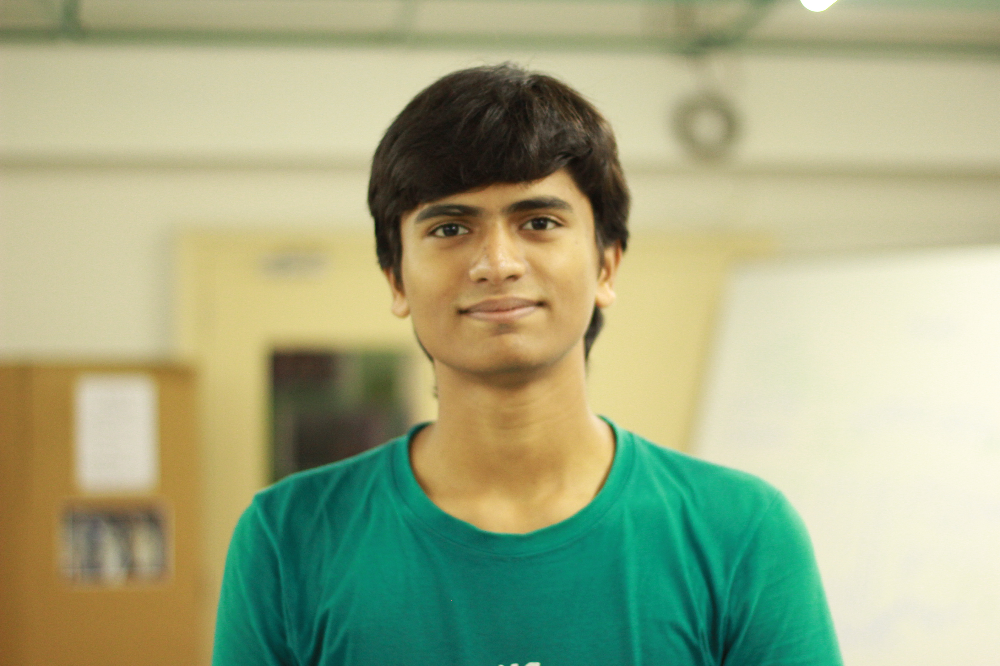
#> input picture images/image03.png, 1000 x 666 px, found by its file name
$ python harriscorner.py
#> lines starting #> are read from the running program, lines starting #| are printed output that depends on the picture; after the words box and inside, x2 and y2 are one past the last pixel; in counts of white or black regions, pixels touching at a corner belong together
import cv2
import numpy as np

filename = 'image03.png'
img = cv2.imread(filename)
#> img is the input picture: shape (666, 1000, 3); mean B, G, R 131.6, 170.2, 161.3
#gray = cv2.cvtColor(img,cv2.COLOR_BGR2GRAY)


img = cv2.cvtColor(img,cv2.COLOR_BGR2GRAY)
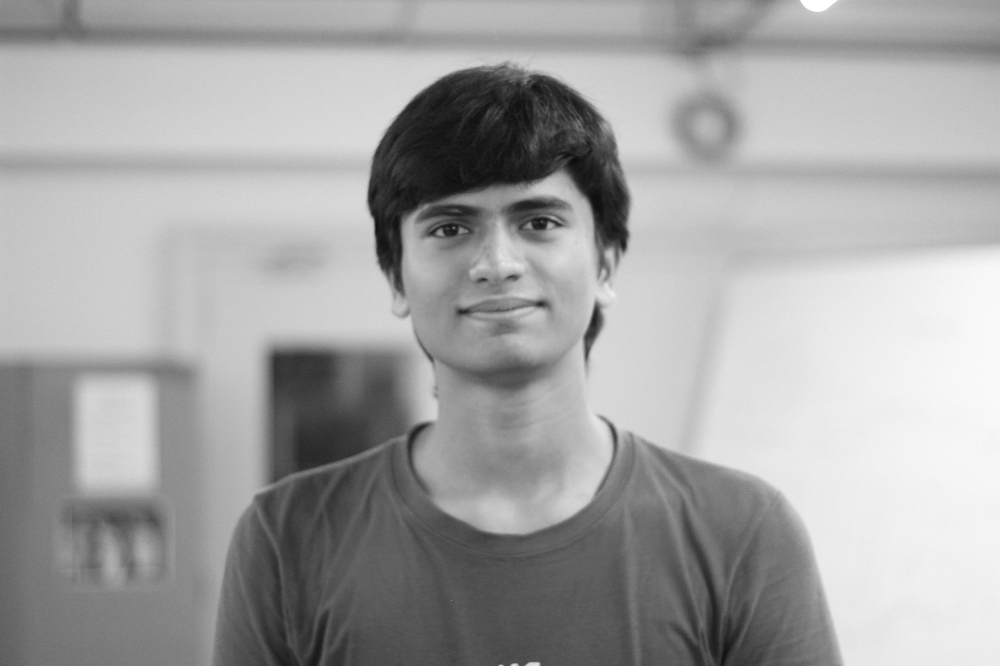
#> img: shape (666, 1000); min 12, max 255, mean 163.1
img = cv2.equalizeHist(img)
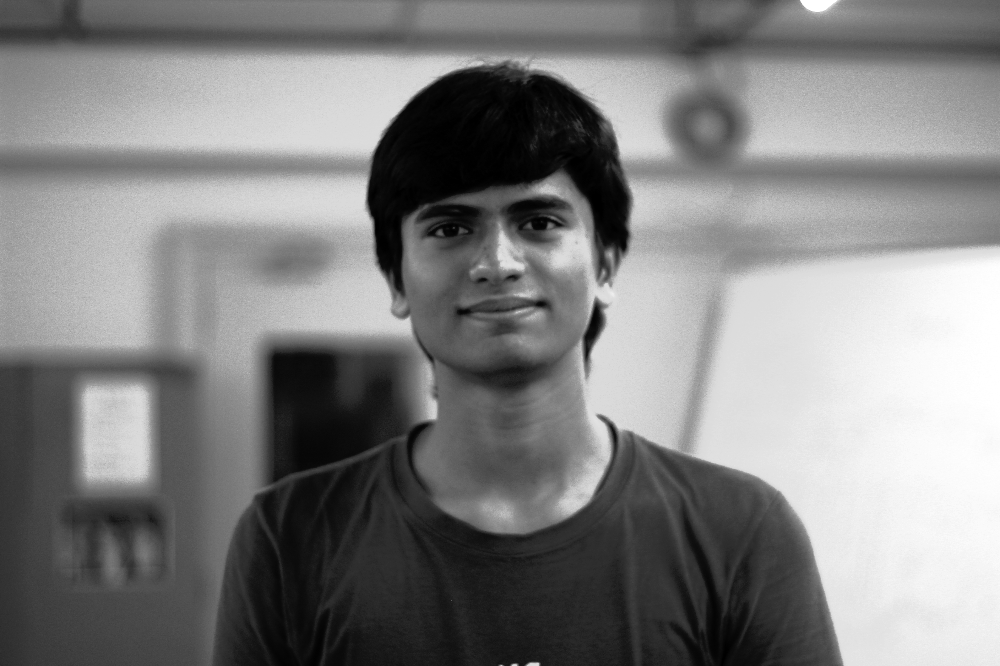
#> img: shape (666, 1000); min 0, max 255, mean 128.4

gray = np.float32(img)
dst = cv2.cornerHarris(img,2,3,0.04)

#result is dilated for marking the corners, not important
dst = cv2.dilate(dst,None)

# Threshold for an optimal value, it may vary depending on the image.
img[dst>0.01*dst.max()]=[255]
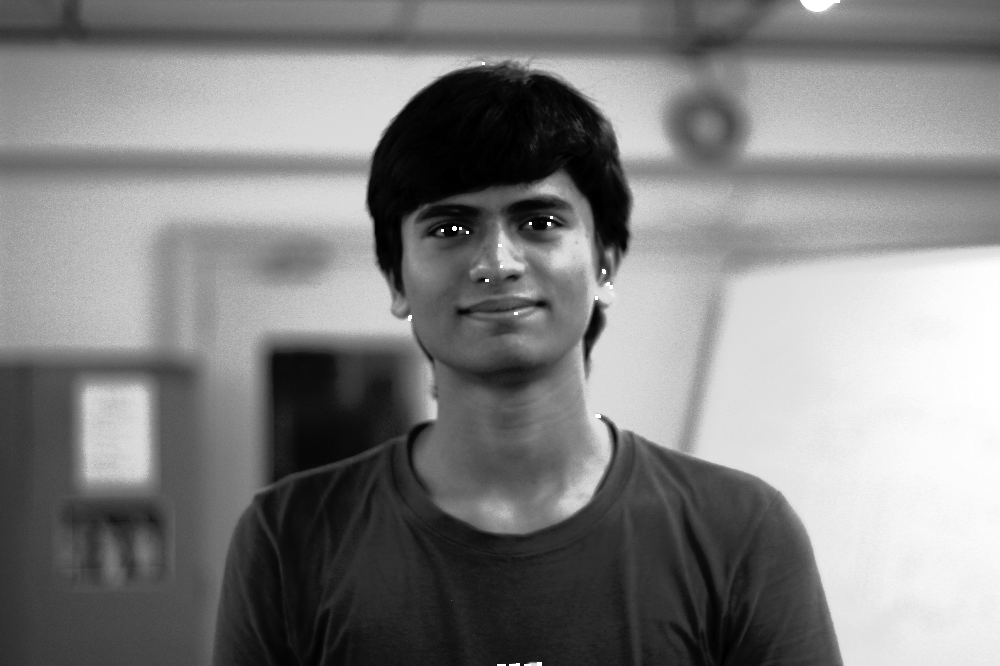
#> img: shape (666, 1000); 0.05% of pixels changed, all inside (x1, y1, x2, y2) = (408, 0, 840, 666)

cv2.imshow('dst',img)
if cv2.waitKey(0) & 0xff == 27:
#> (key Esc is pressed here)
    cv2.destroyAllWindows()

$ run again, with images/image02.png copied over images/image03.png
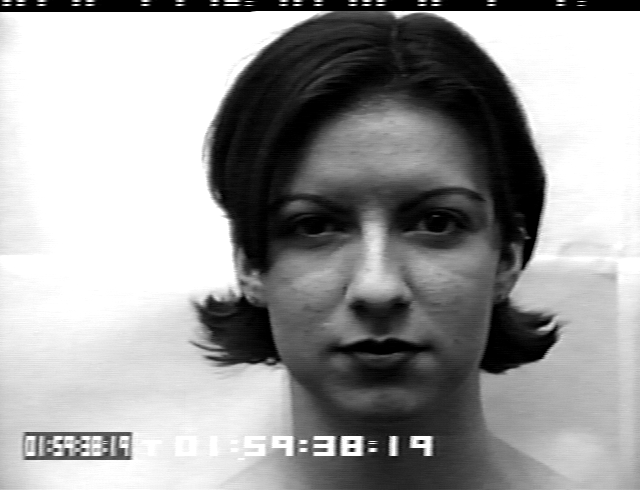
#> input picture images/image02.png, 640 x 490 px, found by its file name
#> img is the input picture: shape (490, 640, 3); min 0, max 255, mean 157.1
#> `dst = cv2.cornerHarris(img,2,3,0.04)`:
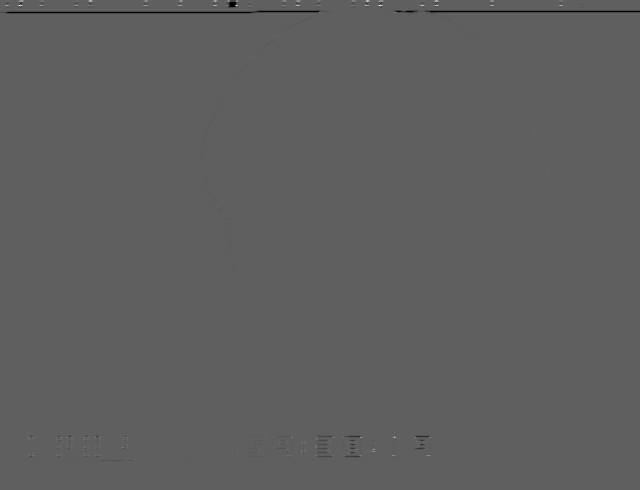
#> dst: shape (490, 640) float32; min -0.04, max 0.0667, mean -0.000106; drawn with min black and max white
#> `img[dst>0.01*dst.max()]=[255]`:
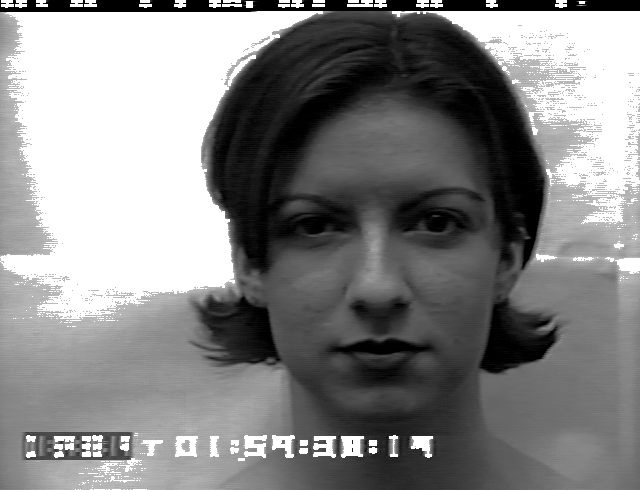
#> img: shape (490, 640); min 0, max 255, mean 133.3
